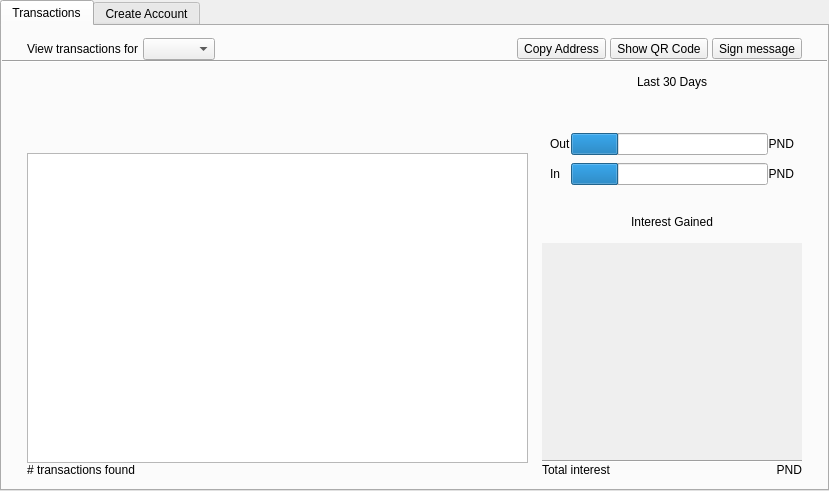
<?xml version="1.0" encoding="UTF-8"?>
<ui version="4.0">
 <class>AccountPage</class>
 <widget class="QFrame" name="AccountPage">
  <property name="geometry">
   <rect>
    <x>0</x>
    <y>0</y>
    <width>829</width>
    <height>491</height>
   </rect>
  </property>
  <property name="sizePolicy">
   <sizepolicy hsizetype="Expanding" vsizetype="Expanding">
    <horstretch>1</horstretch>
    <verstretch>1</verstretch>
   </sizepolicy>
  </property>
  <property name="windowTitle">
   <string>Frame</string>
  </property>
  <property name="frameShape">
   <enum>QFrame::NoFrame</enum>
  </property>
  <property name="frameShadow">
   <enum>QFrame::Plain</enum>
  </property>
  <property name="lineWidth">
   <number>0</number>
  </property>
  <layout class="QVBoxLayout" name="verticalLayout">
   <property name="spacing">
    <number>0</number>
   </property>
   <property name="margin">
    <number>0</number>
   </property>
   <item>
    <widget class="QTabWidget" name="tabWidget">
     <property name="sizePolicy">
      <sizepolicy hsizetype="Expanding" vsizetype="Expanding">
       <horstretch>1</horstretch>
       <verstretch>1</verstretch>
      </sizepolicy>
     </property>
     <property name="currentIndex">
      <number>0</number>
     </property>
     <widget class="QWidget" name="TransactionTab">
      <attribute name="title">
       <string>Transactions</string>
      </attribute>
      <layout class="QVBoxLayout" name="verticalLayout_5">
       <property name="spacing">
        <number>0</number>
       </property>
       <property name="leftMargin">
        <number>0</number>
       </property>
       <property name="topMargin">
        <number>12</number>
       </property>
       <property name="rightMargin">
        <number>0</number>
       </property>
       <property name="bottomMargin">
        <number>12</number>
       </property>
       <item>
        <layout class="QHBoxLayout" name="horizontalLayout_2">
         <property name="spacing">
          <number>4</number>
         </property>
         <property name="leftMargin">
          <number>25</number>
         </property>
         <property name="rightMargin">
          <number>25</number>
         </property>
         <item>
          <widget class="QLabel" name="view_transactions_for_label">
           <property name="sizePolicy">
            <sizepolicy hsizetype="Minimum" vsizetype="Preferred">
             <horstretch>0</horstretch>
             <verstretch>0</verstretch>
            </sizepolicy>
           </property>
           <property name="text">
            <string>View transactions for</string>
           </property>
          </widget>
         </item>
         <item>
          <widget class="RichTextCombo" name="TransactionTabAccountSelection">
           <property name="sizePolicy">
            <sizepolicy hsizetype="Preferred" vsizetype="Fixed">
             <horstretch>0</horstretch>
             <verstretch>0</verstretch>
            </sizepolicy>
           </property>
          </widget>
         </item>
         <item>
          <spacer name="horizontalSpacer">
           <property name="orientation">
            <enum>Qt::Horizontal</enum>
           </property>
           <property name="sizeHint" stdset="0">
            <size>
             <width>40</width>
             <height>20</height>
            </size>
           </property>
          </spacer>
         </item>
         <item>
          <widget class="QToolButton" name="copy_address_button">
           <property name="text">
            <string>Copy Address</string>
           </property>
           <property name="icon">
            <iconset resource="../bitcoin.qrc">
             <normaloff>:/icons/editcopy</normaloff>:/icons/editcopy</iconset>
           </property>
           <property name="toolButtonStyle">
            <enum>Qt::ToolButtonTextBesideIcon</enum>
           </property>
          </widget>
         </item>
         <item>
          <widget class="QToolButton" name="show_qrcode_button">
           <property name="text">
            <string>Show QR Code</string>
           </property>
           <property name="icon">
            <iconset resource="../bitcoin.qrc">
             <normaloff>:/icons/qrcode</normaloff>:/icons/qrcode</iconset>
           </property>
           <property name="toolButtonStyle">
            <enum>Qt::ToolButtonTextBesideIcon</enum>
           </property>
          </widget>
         </item>
         <item>
          <widget class="QToolButton" name="sign_message_button">
           <property name="text">
            <string>Sign message</string>
           </property>
           <property name="icon">
            <iconset resource="../bitcoin.qrc">
             <normaloff>:/icons/edit</normaloff>:/icons/edit</iconset>
           </property>
           <property name="toolButtonStyle">
            <enum>Qt::ToolButtonTextBesideIcon</enum>
           </property>
          </widget>
         </item>
        </layout>
       </item>
       <item>
        <widget class="Line" name="transaction_tab_line">
         <property name="orientation">
          <enum>Qt::Horizontal</enum>
         </property>
        </widget>
       </item>
       <item>
        <layout class="QVBoxLayout" name="verticalLayout_4" stretch="0">
         <property name="spacing">
          <number>0</number>
         </property>
         <property name="leftMargin">
          <number>25</number>
         </property>
         <property name="topMargin">
          <number>12</number>
         </property>
         <property name="rightMargin">
          <number>25</number>
         </property>
         <property name="bottomMargin">
          <number>0</number>
         </property>
         <item>
          <layout class="QHBoxLayout" name="horizontalLayout_3" stretch="1,0">
           <property name="spacing">
            <number>0</number>
           </property>
           <item>
            <layout class="QVBoxLayout" name="verticalLayout_9" stretch="1,0,4,0">
             <property name="spacing">
              <number>0</number>
             </property>
             <item>
              <widget class="AccountSummaryHeaderWidget" name="account_summary_header">
               <property name="sizePolicy">
                <sizepolicy hsizetype="Preferred" vsizetype="Preferred">
                 <horstretch>0</horstretch>
                 <verstretch>0</verstretch>
                </sizepolicy>
               </property>
               <property name="frameShape">
                <enum>QFrame::NoFrame</enum>
               </property>
               <property name="frameShadow">
                <enum>QFrame::Plain</enum>
               </property>
              </widget>
             </item>
             <item>
              <widget class="TransactionFilterWidget" name="account_filter_header">
               <property name="sizePolicy">
                <sizepolicy hsizetype="Preferred" vsizetype="Preferred">
                 <horstretch>0</horstretch>
                 <verstretch>0</verstretch>
                </sizepolicy>
               </property>
               <property name="frameShape">
                <enum>QFrame::NoFrame</enum>
               </property>
               <property name="frameShadow">
                <enum>QFrame::Plain</enum>
               </property>
              </widget>
             </item>
             <item>
              <widget class="TransactionView" name="transaction_table"/>
             </item>
             <item>
              <widget class="QLabel" name="num_transactions_found_footer">
               <property name="text">
                <string># transactions found</string>
               </property>
              </widget>
             </item>
            </layout>
           </item>
           <item>
            <layout class="QVBoxLayout" name="verticalLayout_7" stretch="0,1,0,0">
             <property name="spacing">
              <number>0</number>
             </property>
             <property name="leftMargin">
              <number>14</number>
             </property>
             <item>
              <widget class="QFrame" name="account_summary_frame">
               <property name="sizePolicy">
                <sizepolicy hsizetype="MinimumExpanding" vsizetype="Preferred">
                 <horstretch>0</horstretch>
                 <verstretch>0</verstretch>
                </sizepolicy>
               </property>
               <property name="minimumSize">
                <size>
                 <width>260</width>
                 <height>0</height>
                </size>
               </property>
               <property name="frameShape">
                <enum>QFrame::NoFrame</enum>
               </property>
               <property name="frameShadow">
                <enum>QFrame::Plain</enum>
               </property>
               <property name="lineWidth">
                <number>0</number>
               </property>
               <layout class="QVBoxLayout" name="verticalLayout_8">
                <property name="spacing">
                 <number>0</number>
                </property>
                <property name="margin">
                 <number>0</number>
                </property>
                <item>
                 <widget class="QLabel" name="account_summary_heading1">
                  <property name="text">
                   <string>Last 30 Days</string>
                  </property>
                  <property name="alignment">
                   <set>Qt::AlignCenter</set>
                  </property>
                 </widget>
                </item>
                <item>
                 <widget class="QLabel" name="account_summary_pulldown1">
                  <property name="text">
                   <string/>
                  </property>
                  <property name="pixmap">
                   <pixmap resource="../bitcoin.qrc">:/icons/down_arrow2</pixmap>
                  </property>
                  <property name="alignment">
                   <set>Qt::AlignLeading|Qt::AlignLeft|Qt::AlignTop</set>
                  </property>
                 </widget>
                </item>
                <item>
                 <layout class="QGridLayout" name="gridLayout">
                  <property name="leftMargin">
                   <number>8</number>
                  </property>
                  <property name="topMargin">
                   <number>30</number>
                  </property>
                  <property name="rightMargin">
                   <number>8</number>
                  </property>
                  <property name="bottomMargin">
                   <number>30</number>
                  </property>
                  <property name="verticalSpacing">
                   <number>8</number>
                  </property>
                  <item row="0" column="0">
                   <widget class="QLabel" name="last_30_days_in_heading">
                    <property name="text">
                     <string>Out</string>
                    </property>
                   </widget>
                  </item>
                  <item row="0" column="1">
                   <widget class="QProgressBar" name="last_30_days_out_bar">
                    <property name="sizePolicy">
                     <sizepolicy hsizetype="Expanding" vsizetype="Fixed">
                      <horstretch>0</horstretch>
                      <verstretch>0</verstretch>
                     </sizepolicy>
                    </property>
                    <property name="value">
                     <number>24</number>
                    </property>
                    <property name="textVisible">
                     <bool>false</bool>
                    </property>
                   </widget>
                  </item>
                  <item row="1" column="0">
                   <widget class="QLabel" name="last_30_days_out_heading">
                    <property name="text">
                     <string>In</string>
                    </property>
                   </widget>
                  </item>
                  <item row="1" column="1">
                   <widget class="QProgressBar" name="last_30_days_in_bar">
                    <property name="sizePolicy">
                     <sizepolicy hsizetype="Expanding" vsizetype="Fixed">
                      <horstretch>0</horstretch>
                      <verstretch>0</verstretch>
                     </sizepolicy>
                    </property>
                    <property name="value">
                     <number>24</number>
                    </property>
                    <property name="textVisible">
                     <bool>false</bool>
                    </property>
                   </widget>
                  </item>
                  <item row="0" column="2">
                   <widget class="QLabel" name="last_30_days_out_total">
                    <property name="text">
                     <string>PND</string>
                    </property>
                    <property name="alignment">
                     <set>Qt::AlignRight|Qt::AlignTrailing|Qt::AlignVCenter</set>
                    </property>
                   </widget>
                  </item>
                  <item row="1" column="2">
                   <widget class="QLabel" name="last_30_days_in_total">
                    <property name="text">
                     <string>PND</string>
                    </property>
                    <property name="alignment">
                     <set>Qt::AlignRight|Qt::AlignTrailing|Qt::AlignVCenter</set>
                    </property>
                   </widget>
                  </item>
                 </layout>
                </item>
                <item>
                 <widget class="QLabel" name="account_summary_heading2">
                  <property name="text">
                   <string>Interest Gained</string>
                  </property>
                  <property name="alignment">
                   <set>Qt::AlignCenter</set>
                  </property>
                 </widget>
                </item>
                <item>
                 <widget class="QLabel" name="account_summary_pulldown2">
                  <property name="text">
                   <string/>
                  </property>
                  <property name="pixmap">
                   <pixmap resource="../bitcoin.qrc">:/icons/down_arrow2</pixmap>
                  </property>
                 </widget>
                </item>
               </layout>
              </widget>
             </item>
             <item>
              <widget class="QScrollArea" name="scrollArea">
               <property name="sizePolicy">
                <sizepolicy hsizetype="Preferred" vsizetype="Expanding">
                 <horstretch>0</horstretch>
                 <verstretch>0</verstretch>
                </sizepolicy>
               </property>
               <property name="frameShape">
                <enum>QFrame::NoFrame</enum>
               </property>
               <property name="frameShadow">
                <enum>QFrame::Plain</enum>
               </property>
               <property name="lineWidth">
                <number>0</number>
               </property>
               <property name="horizontalScrollBarPolicy">
                <enum>Qt::ScrollBarAlwaysOff</enum>
               </property>
               <property name="widgetResizable">
                <bool>true</bool>
               </property>
               <widget class="QWidget" name="interest_form_scroll_area">
                <property name="geometry">
                 <rect>
                  <x>0</x>
                  <y>0</y>
                  <width>260</width>
                  <height>212</height>
                 </rect>
                </property>
                <layout class="QVBoxLayout" name="verticalLayout_2">
                 <property name="spacing">
                  <number>0</number>
                 </property>
                 <property name="margin">
                  <number>0</number>
                 </property>
                 <item>
                  <layout class="QFormLayout" name="interest_form_layout">
                   <property name="fieldGrowthPolicy">
                    <enum>QFormLayout::ExpandingFieldsGrow</enum>
                   </property>
                   <property name="labelAlignment">
                    <set>Qt::AlignLeading|Qt::AlignLeft|Qt::AlignVCenter</set>
                   </property>
                   <property name="horizontalSpacing">
                    <number>0</number>
                   </property>
                   <property name="verticalSpacing">
                    <number>6</number>
                   </property>
                   <property name="leftMargin">
                    <number>8</number>
                   </property>
                   <property name="topMargin">
                    <number>8</number>
                   </property>
                   <property name="rightMargin">
                    <number>8</number>
                   </property>
                   <property name="bottomMargin">
                    <number>0</number>
                   </property>
                  </layout>
                 </item>
                </layout>
               </widget>
              </widget>
             </item>
             <item>
              <widget class="Line" name="account_summary_line">
               <property name="orientation">
                <enum>Qt::Horizontal</enum>
               </property>
              </widget>
             </item>
             <item>
              <layout class="QHBoxLayout" name="horizontalLayout">
               <property name="spacing">
                <number>0</number>
               </property>
               <property name="leftMargin">
                <number>0</number>
               </property>
               <property name="topMargin">
                <number>0</number>
               </property>
               <property name="rightMargin">
                <number>0</number>
               </property>
               <item>
                <widget class="QLabel" name="total_interest_label">
                 <property name="text">
                  <string>Total interest</string>
                 </property>
                </widget>
               </item>
               <item>
                <widget class="QLabel" name="total_interest_value">
                 <property name="sizePolicy">
                  <sizepolicy hsizetype="Expanding" vsizetype="Preferred">
                   <horstretch>0</horstretch>
                   <verstretch>0</verstretch>
                  </sizepolicy>
                 </property>
                 <property name="text">
                  <string>PND</string>
                 </property>
                 <property name="alignment">
                  <set>Qt::AlignRight|Qt::AlignTrailing|Qt::AlignVCenter</set>
                 </property>
                </widget>
               </item>
              </layout>
             </item>
            </layout>
           </item>
          </layout>
         </item>
        </layout>
       </item>
      </layout>
     </widget>
     <widget class="QWidget" name="CreateAccountTab">
      <attribute name="title">
       <string>Create Account</string>
      </attribute>
      <layout class="QVBoxLayout" name="verticalLayout_6">
       <property name="spacing">
        <number>0</number>
       </property>
       <property name="margin">
        <number>0</number>
       </property>
       <item>
        <layout class="QVBoxLayout" name="verticalLayout_3" stretch="0,0,2">
         <property name="spacing">
          <number>14</number>
         </property>
         <property name="margin">
          <number>14</number>
         </property>
         <item>
          <widget class="QLabel" name="label_create_account">
           <property name="font">
            <font>
             <pointsize>16</pointsize>
            </font>
           </property>
           <property name="text">
            <string>Create Account</string>
           </property>
          </widget>
         </item>
         <item>
          <widget class="CreateAccountWidget" name="CreateAccountBox">
           <property name="sizePolicy">
            <sizepolicy hsizetype="Expanding" vsizetype="Preferred">
             <horstretch>1</horstretch>
             <verstretch>0</verstretch>
            </sizepolicy>
           </property>
           <property name="font">
            <font>
             <pointsize>14</pointsize>
            </font>
           </property>
          </widget>
         </item>
         <item>
          <spacer name="verticalSpacer_2">
           <property name="orientation">
            <enum>Qt::Vertical</enum>
           </property>
           <property name="sizeHint" stdset="0">
            <size>
             <width>20</width>
             <height>40</height>
            </size>
           </property>
          </spacer>
         </item>
        </layout>
       </item>
      </layout>
     </widget>
    </widget>
   </item>
  </layout>
 </widget>
 <customwidgets>
  <customwidget>
   <class>RichTextCombo</class>
   <extends>QComboBox</extends>
   <header>richtextcombo.h</header>
  </customwidget>
  <customwidget>
   <class>TransactionView</class>
   <extends>QTableWidget</extends>
   <header>transactionview.h</header>
  </customwidget>
  <customwidget>
   <class>AccountSummaryHeaderWidget</class>
   <extends>QFrame</extends>
   <header>forms/accountsummaryheaderwidget.h</header>
   <container>1</container>
  </customwidget>
  <customwidget>
   <class>TransactionFilterWidget</class>
   <extends>QFrame</extends>
   <header>forms/transactionfilterwidget.h</header>
   <container>1</container>
  </customwidget>
  <customwidget>
   <class>CreateAccountWidget</class>
   <extends>QFrame</extends>
   <header>forms/createaccountwidget.h</header>
   <container>1</container>
  </customwidget>
 </customwidgets>
 <resources>
  <include location="../bitcoin.qrc"/>
 </resources>
 <connections/>
</ui>
